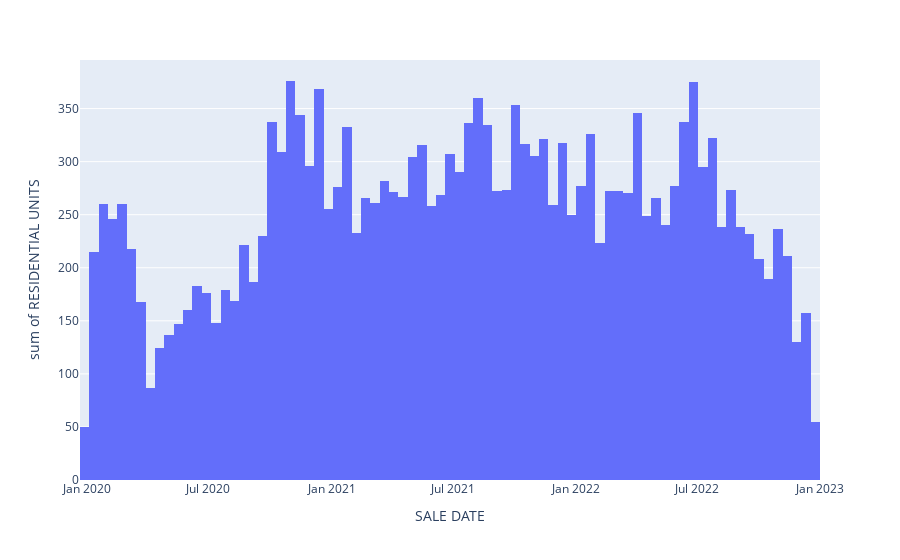

Notebook code for this chart:
### Markdown cell above
Q2.2: Were residential units bought more before or after covid?

### Code cell
fig = px.histogram(all_data, x = 'SALE DATE', y = 'RESIDENTIAL UNITS')
fig.show()

### Figure 1 — Plotly figure (JSON) as saved in the notebook; plotly's stock layout.template omitted (floating-point values rounded to 4 significant figures; data arrays with more than 128 entries replaced by an {"elided": "..."} marker saying what was removed)
{"data": [{"alignmentgroup": "True", "bingroup": "x", "histfunc": "sum", "hovertemplate": "SALE DATE=%{x}<br>sum of RESIDENTIAL UNITS=%{y}<extra></extra>", "legendgroup": "", "marker": {"color": "#636efa", "pattern": {"shape": ""}}, "name": "", "offsetgroup": "", "orientation": "v", "showlegend": false, "type": "histogram", "x": {"elided": "15613 str values"}, "xaxis": "x", "y": {"elided": "15613 mixed values"}, "yaxis": "y"}], "layout": {"barmode": "relative", "legend": {"tracegroupgap": 0}, "margin": {"t": 60}, "xaxis": {"anchor": "y", "domain": [0, 1], "title": {"text": "SALE DATE"}}, "yaxis": {"anchor": "x", "domain": [0, 1], "title": {"text": "sum of RESIDENTIAL UNITS"}}}}
